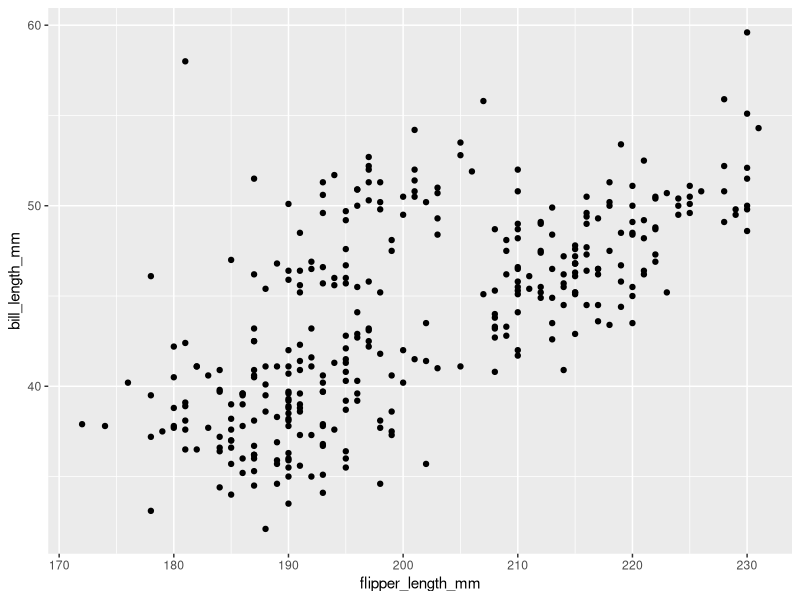
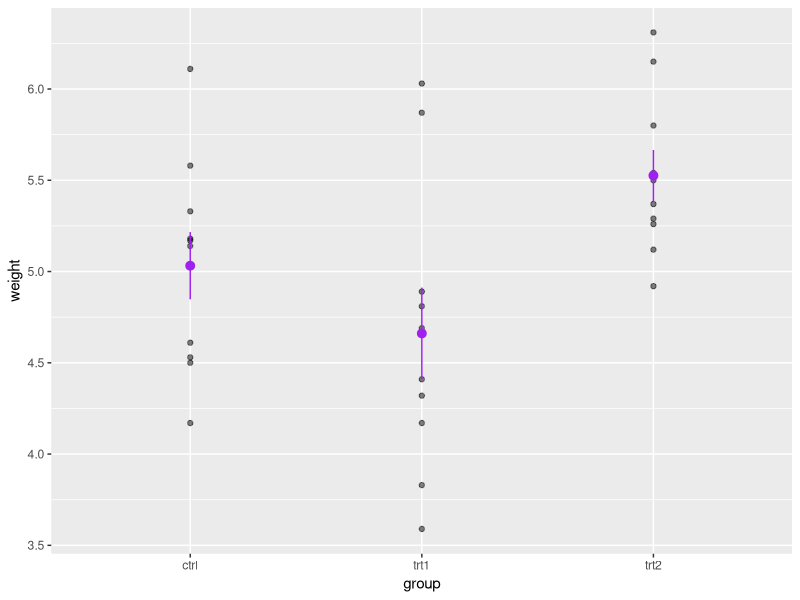
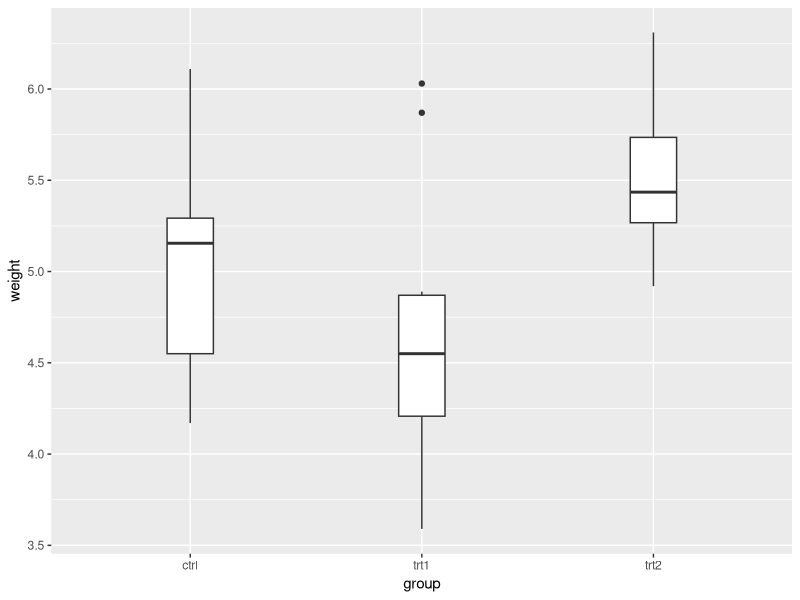

Write R code to recreate these figures, in order. (Note: this script raises an error after producing the figures.)
## ---- chunk 1
#| label: setup
#| include: false

library("tidyverse")
library("palmerpenguins")

## ---- chunk 2
ggplot(data=penguins, mapping = aes(x=flipper_length_mm,
                                    y= bill_length_mm)) + 
  geom_point()
## ---- chunk 3
PlantGrowth
ggplot(data=PlantGrowth,
       mapping=aes(y=weight,x=group)) + 
  geom_point(alpha=0.5) +
  stat_summary(geom="pointrange",
               fun.dat="mean_se",
               color="purple")
## ---- chunk 4
PlantGrowth|>
ggplot(aes(y=weight,x=group)) +
geom_boxplot(width=0.2)
## ---- chunk 5
flights |>
  arrange(desc(month))
## ---- chunk 6
flights |> 
  filter(arr_delay > 120 & dep_delay ==0) |> arrange(desc(arr_delay))
## ---- chunk 7
i<-flights |> 
  filter(arr_delay >120 & dep_delay ==0) |> 
  arrange(dep_delay)

j<-flights |> 
  arrange(dep_delay) |> 
  filter(arr_delay > 120 & dep_delay <= 0)
all(i == j)
## ---- chunk 8
plot(cars)
